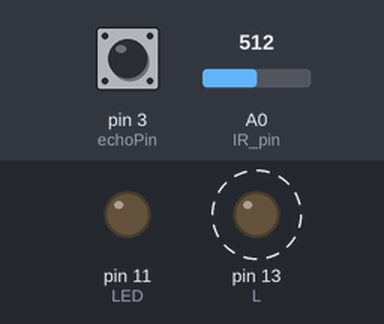
The sketch below on a simulated Arduino Nano, built with avr-gcc and run on an emulated ATmega328P. Parts: output pins drawn as LEDs (lit = HIGH). Dashed ring = blinking. The test bench sets the inputs (shaded band); at power-on: A0 (IR_pin) = 512, pin 3 (echoPin) LOW. What the sketch prints to the serial monitor is not drawn.

Above: at 1.2 s.
1.3 s: A0 (IR_pin) set to 0
At 3.7 s:
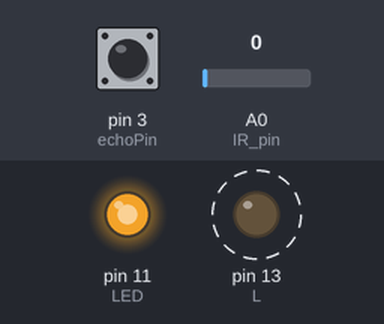
4.8 s: A0 (IR_pin) set to 306
At 6.9 s:
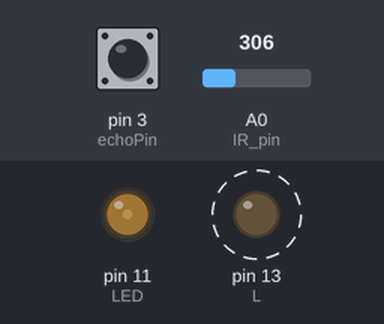
8.8 s: A0 (IR_pin) set to 122
At 11.3 s:
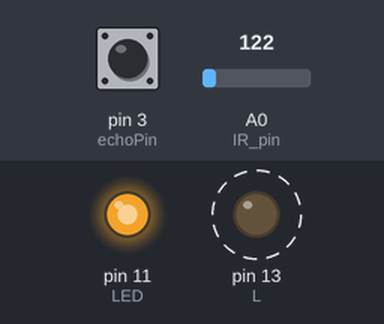
13.0 s: pin 3 (echoPin) pulsed HIGH 5 times (0.12 s each, 0.3 s apart)
16.5 s: pin 3 (echoPin) pulsed HIGH 2 times (0.12 s each, 0.3 s apart)
Timing chart, 0 to 22.3 s (numbered marks = the images above; inputs shaded):
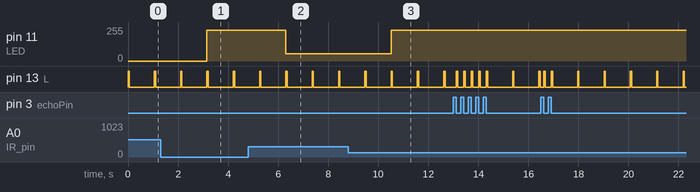

The sketch:

Assignment1_290.ino
```cpp
#define BAUD_RATE 9600
#define VRef 4.68

// Light pins
#define L 13
#define LED 11

#define IR_pin A0

// ultrasonic sensor (USS)
#define trigPin 13  // arduino nano pins
#define echoPin 3  //  (from PB0)

double IR_dist = 0;
double US_dist = 0;

int LED_bright = 0;
const long BLINK_INTERVAL = 200;
int led_state = LOW;
unsigned long prev_time_ms = 0;


void setup() {
  Serial.begin(BAUD_RATE);

  pinMode(L, OUTPUT);
  pinMode(LED, OUTPUT);
}

void loop() {

  unsigned long time_ms = millis();

  IR_dist = cal_IR_distance(analogRead(IR_pin));
  Serial.print("IR Distance : ");
  Serial.print(IR_dist);

  US_dist = cal_US_distance();
  Serial.print("\tUSS Distance : ");
  Serial.print(US_dist);

  if(IR_dist >= 12 && IR_dist <= 46) {
    LED_bright = LED_brightness(IR_dist);
    analogWrite(LED, LED_bright);
    digitalWrite(L, LOW);
  } else if(IR_dist >46){
    analogWrite(LED, 229.5); // 90% of 255
    blink(time_ms);
  } else {
    digitalWrite(LED, 0); // 100% brightness
    blink(time_ms);
  }

  Serial.print("\tLED : ");
  Serial.println(LED_bright);
  //delay(200);
}

void blink(unsigned long time_ms) {
   if (time_ms - prev_time_ms >= BLINK_INTERVAL){
      led_state = (led_state == LOW) ? HIGH : LOW;
      digitalWrite(L, led_state);
      prev_time_ms = time_ms;
    }
}

double cal_IR_distance(int adc) {
  double voltage = adc * VRef / 1023;
  return 29.988 * pow(voltage, -1.173);
}

double cal_US_distance() {

  digitalWrite (trigPin, HIGH);
  delay(50);
  digitalWrite (trigPin, LOW);
  int duration=pulseIn(echoPin,HIGH);
  int distance=(duration/2)/29.1;

  return distance;
}

int LED_brightness(double distance) {
  return map(distance, 12, 46, 0, 229.5); // maps from 100% - 90% intensity
}


// // - An IR sensor on ADC0 (PC0)
// #define F_CPU 16000000UL

// #include <avr/io.h>
// #include <avr/interrupt.h>
// #include <util/delay.h>

// // IR functions

// // Initializes the ADC to use AVcc as reference and selects channel 0 (PC0).
// void adc_init(void)
// {
//     // ADMUX: REFS0 = 1 for AVcc reference; MUX[3:0] = 0 for ADC0.
//     ADMUX = (1 << REFS0);
//     // ADCSRA: Enable ADC (ADEN) and set prescaler to 128 for 16MHz clock.
//     ADCSRA = (1 << ADEN) | (1 << ADPS2) | (1 << ADPS1) | (1 << ADPS0);
// }

// // Performs a single ADC conversion on ADC0 and returns the 10-bit result.
// uint16_t adc_read(void)
// {
//     ADCSRA |= (1 << ADSC);          // start conversion
//     while (ADCSRA & (1 << ADSC));   // wait until conversion is complete
//     return ADC;
// }

// int main(void){

//   // initialization IR sensor
//   adc_init();  // Initialize ADC for channel 0 (PC0).


//   // equivalent to loop() in arduino
//   while(1){
//     // IR sensor reading
//     ir_value = adc_read();

//       if(distance > 10)
//         PORTD |= (1 << PD7);   // Turn LED ON.
//       else
//         PORTD &= ~(1 << PD7);  // Turn LED OFF.
//       _delay_ms(100);


//   }
// }
```

Measured:
- after the input at 1.3 s, pin 11 (LED): 0/255 → 229/255 after 1.9 s
- after the input at 4.8 s, pin 11 (LED): 229/255 → 53/255 after 1.5 s
- after the input at 8.8 s, pin 11 (LED): 53/255 → 229/255 after 1.7 s
